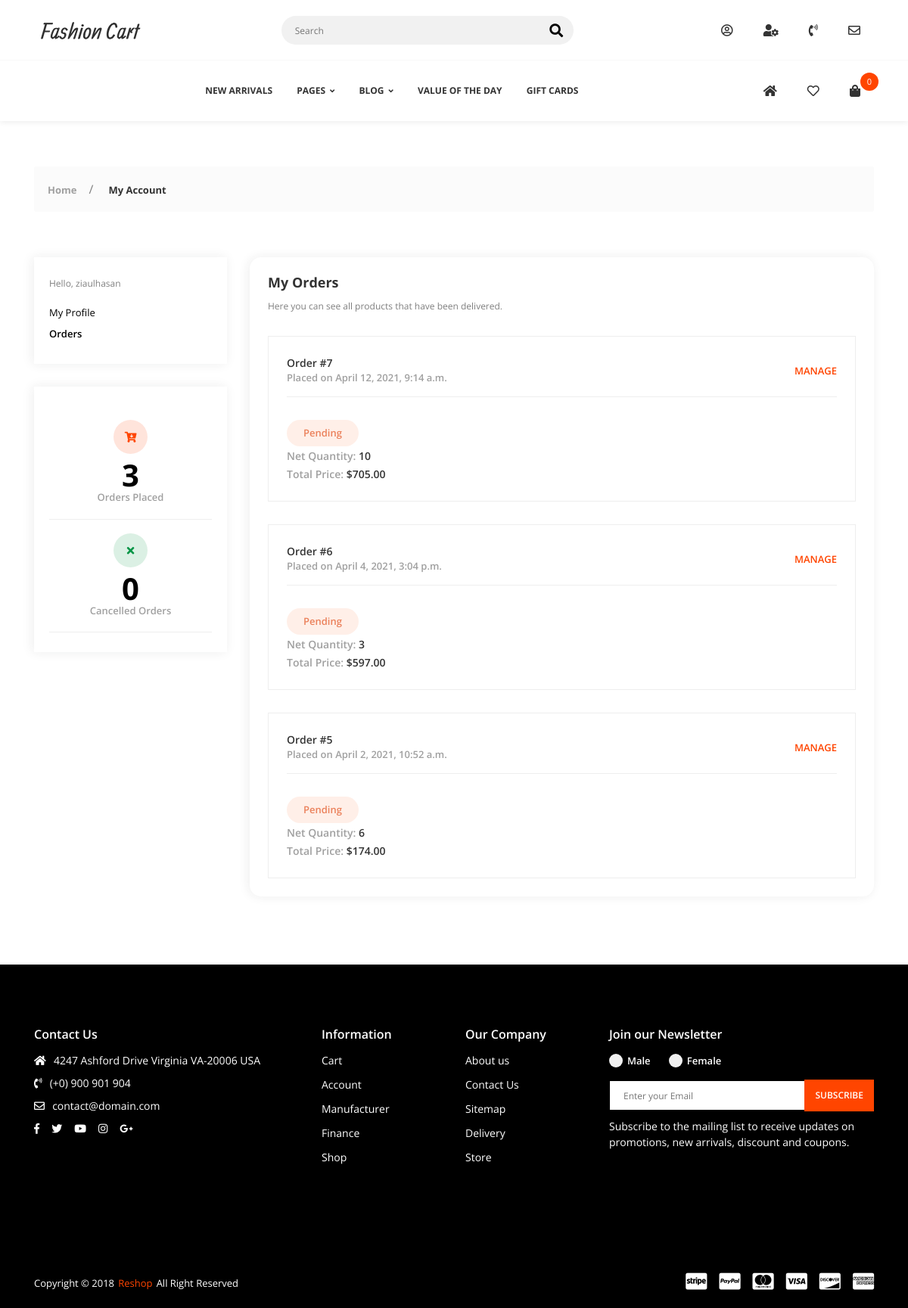
The page /account/orders (signed in) on the database as committed earlier.
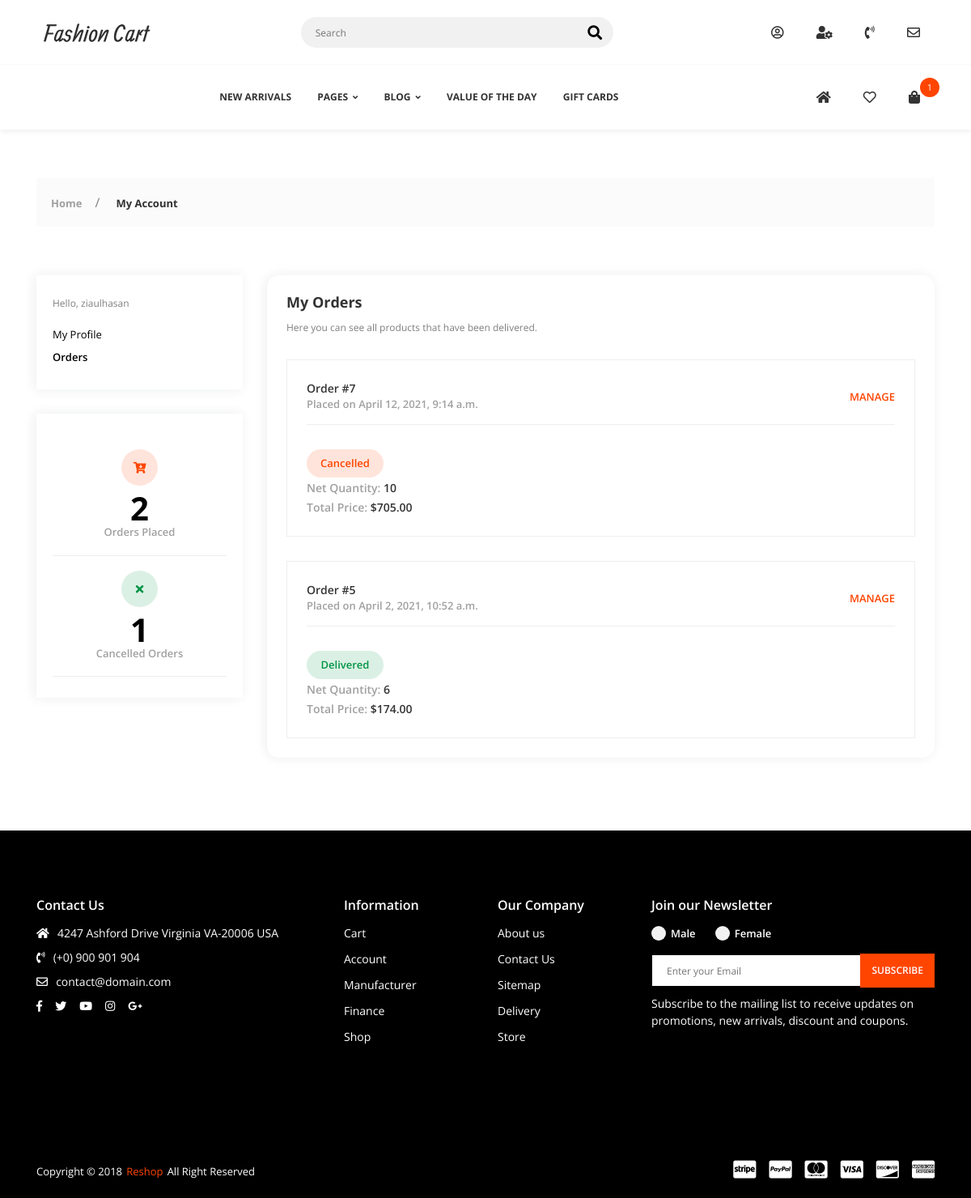
The same page on the database as committed later.
### core/models/order.py (models this page shows, shortened)
class Order(models.Model):
    customer: Customer = models.ForeignKey(Customer, on_delete=models.CASCADE)
    date_ordered: datetime = models.DateTimeField(null=True, blank=True)
    date_delivered: datetime = models.DateTimeField(null=True, blank=True)
    cancellion_reason: str = models.CharField(max_length=500, null=True, blank=True)
    status = models.IntegerField(default=OrderStatusChoices.NOT_ORDERED, choices=OrderStatusChoices.choices)
    shipping = models.OneToOneField(ShippingAndBilling, on_delete=models.CASCADE, null=True, blank=True, related_name="orders")
    def get_status(self) -> str:
        for item in OrderStatusChoices.choices:
            if item[0] == self.status:
                return item[1]
    @property
    def items_count(self):
        count = 0
        for item in self.order_items.all():
            assert isinstance(item, OrderItem)
            count += item.quantity
        return count
    @property
    def total_price(self) -> float:
        total = 0;
        for item in self.order_items.all().select_related("product"):
            total += item.get_net_price()
        return total
    def get_items(self):
        return self.order_items.all().select_related("product")

class OrderItem(models.Model):
    order: Order = models.ForeignKey(Order, on_delete=models.CASCADE, related_name="order_items", null=True);
    product: Product = models.ForeignKey(Product, on_delete=models.CASCADE, related_name="order_items")
    quantity: int = models.IntegerField(default=1)
    def get_net_price(self) -> float:
        return self.product.get_price() * self.quantity

### core/models/customer.py (models this page shows, shortened)
class Customer(models.Model):
    user: User = models.OneToOneField(User, on_delete=models.CASCADE)
    def get_placed_order_count(self) -> int:
        return self.order_set.filter(date_ordered__isnull=False).count()
    def get_cancelled_order_count(self) -> int:
        return self.order_set.filter(status=OrderStatusChoices.CANCELLED).count()

### core/models/product.py (models this page shows, shortened)
class Product(models.Model):
    title = models.CharField(max_length=500)
    summary = models.TextField(max_length=1000)
    description = RichTextUploadingField(null=True, blank=True)
    thumbnail = models.ImageField(upload_to="product_thumbnails/")
    price = models.DecimalField(max_digits=12, decimal_places=2)
    discount_price = models.DecimalField(max_digits=12, decimal_places=2, null=True, blank=True)
    timestamp = models.DateTimeField(auto_now_add=True)
    categories = models.ManyToManyField(Category, related_name="products", blank=True)
    for_gender = models.CharField(max_length=10, choices=gender_choices, default="men")
    sold = models.IntegerField(default=0)
    url = models.SlugField(unique=True, null=True, blank=True)
    def get_price(self) -> float:
        if self.discount_price:
            return self.discount_price
        return self.price

### decorators/authorization.py (the view)
    def wrapper(request: HttpRequest, *args, **kwargs) -> HttpResponse:
        if request.user.is_authenticated:
            return func(request, *args, **kwargs)
        else:
            return redirect(reverse("accounts:login") + f"?returnurl={request.path}")

### accounts/views.py (called while the page is built)
@only_authorized
def orders(request: HttpRequest) -> HttpResponse:
    context: Dict[str, object] = dict()
    context["orders"] = Order.objects.filter(date_ordered__isnull=False).order_by("-date_ordered")
    return render(request, "accounts/orders.html", context)

### midllewares/cart.py (called while the page is built)
    def __call__(self, request: HttpRequest):
        if request.user.is_authenticated:
            order, created = Order.objects.get_or_create(
                customer=request.user.customer, date_ordered__isnull=True)
            request.cart = order
        response = self.get_response(request)
        return response

### templates/accounts/orders.html (shortened to what the changed rows need)
<!DOCTYPE html>
<html class="no-js" lang="en">
<head>
    <link rel="stylesheet" href="/static/css/vendor.css">
    <link rel="stylesheet" href="/static/css/utility.css">
    <link rel="stylesheet" href="/static/css/app.css">
</head>
<body class="config">
    <div id="app">
        <header class="header--style-1 header--box-shadow">
            {% include 'components/secondary-nav-2.html' %}
        </header>
        <div class="app-content">
            <div class="u-s-p-b-60">
                <div class="section__content">
                    <div class="dash">
                        <div class="container">
                            <div class="row">
                                {% include 'components/dashboard_menu.html' %}
                                <div class="col-lg-9 col-md-12">
                                    <div class="dash__box dash__box--shadow dash__box--radius dash__box--bg-white u-s-m-b-30">
                                        <div class="dash__pad-2">
                                            <h1 class="dash__h1 u-s-m-b-14">My Orders</h1>
                                            <div class="m-order__list">
                                                {% for order in orders %}
                                                <div class="m-order__get">
                                                    <div class="manage-o__header u-s-m-b-30">
                                                        <div class="dash-l-r">
                                                            <div>
                                                                <div class="manage-o__text-2 u-c-secondary">Order #{{ order.id }}</div>
                                                                <div class="manage-o__text u-c-silver">Placed on {{ order.date_ordered }}</div>
                                                            </div>
                                                            <div>
                                                                <div class="dash__link dash__link--brand">
                                                                    <a href="dash-manage-order.html">MANAGE</a></div>
                                                            </div>
                                                        </div>
                                                    </div>
                                                    <div class="manage-o__description">
                                                        <div class="description__info-wrap">
                                                            <div>
                                                                {% if order.status == 3 %}
                                                                <span class="manage-o__badge badge--shipped">{{ order.get_status }}</span>
                                                                {% elif order.status == 2 %}
                                                                <span class="manage-o__badge badge--processing">{{ order.get_status }}</span>
                                                                {% elif order.status == 1 %}
                                                                <span class="manage-o__badge badge--pending">{{ order.get_status }}</span>
                                                                {% else %}
                                                                <span class="manage-o__badge badge--delivered">{{ order.get_status }}</span>
                                                                {% endif %}
                                                            </div>
                                                            <div>
                                                                <span class="manage-o__text-2 u-c-silver">Net Quantity:
                                                                    <span class="manage-o__text-2 u-c-secondary">{{ order.items_count }}</span>
                                                                </span>
                                                            </div>
                                                            <div>
                                                                <span class="manage-o__text-2 u-c-silver">Total Price:
                                                                    <span class="manage-o__text-2 u-c-secondary">${{ order.total_price }}</span></span></div>
                                                        </div>
                                                    </div>
                                                </div>
                                                {% endfor %}
                                            </div>
                                        </div>
                                    </div>
                                </div>
                            </div>
                        </div>
                    </div>
                </div>
            </div>
        </div>
    </div>
</body>
</html>

### templates/components/secondary-nav-2.html (shortened to what this page needs)
<nav class="secondary-nav-wrapper">
    <div class="container">
        <div class="secondary-nav">
            <div class="menu-init" id="navigation2">
                <div class="ah-lg-mode">
                    <ul class="ah-list ah-list--design2 ah-list--link-color-secondary">
                        <li>
                            <a href="shop-side-version-2.html">NEW ARRIVALS</a>
                        </li>
                        <li class="has-dropdown">
                            <a>PAGES<i class="fas fa-angle-down u-s-m-l-6"></i></a>
                        </li>
                        <li class="has-dropdown">
                            <a>BLOG<i class="fas fa-angle-down u-s-m-l-6"></i></a>
                        </li>
                        <li>
                            <a href="shop-side-version-2.html">VALUE OF THE DAY</a>
                        </li>
                        <li>
                            <a href="shop-side-version-2.html">GIFT CARDS</a>
                        </li>
                    </ul>
                </div>
            </div>
            <div class="menu-init" id="navigation3">
                <div class="ah-lg-mode">
                    <ul class="ah-list ah-list--design1 ah-list--link-color-secondary">
                        <li>
                            <a href="{% url 'core:index' %}"><i class="fas fa-home"></i></a>
                        </li>
                        {% if request.user.is_authenticated %}
                        <li>
                            <a href="wishlist.html"><i class="far fa-heart"></i>
                            </a>
                        </li>
                        {% if request.path != "/cart" %}
                        <li class="has-dropdown">
                                <a class="mini-cart-shop-link" href="{% url 'core:cart' %}?returnurl={{ request.path }}"><i
                                        class="fas fa-shopping-bag"></i>
                                    <span class="total-item-round">{{ request.cart.items_count }}</span>
                                </a>
                        </li>
                        {% endif %}
                        {% endif %}
                    </ul>
                </div>
            </div>
        </div>
    </div>
</nav>

### templates/components/dashboard_menu.html (shortened to what this page needs)
<div class="col-lg-3 col-md-12">
    <div class="dash__box dash__box--bg-white dash__box--shadow u-s-m-b-30">
        <div class="dash__pad-1">
            <span class="dash__text u-s-m-b-16">Hello, {{ request.user.username }}</span>
            <ul class="dash__f-list">
                <li>
                    {% url 'accounts:profile' as profile %}
                    {% url 'accounts:orders' as orders %}
                    <a
                    href="{{ profile }}">My Profile</a>
                </li>
                <li>
                    <a
                    {% if request.path == orders %}
                        class="dash-active"
                    {% endif %}
                    href="{{ orders }}">Orders</a>
                </li>
            </ul>
        </div>
    </div>
    <div class="dash__box dash__box--bg-white dash__box--shadow dash__box--w">
        <div class="dash__pad-1">
            <ul class="dash__w-list">
                <li>
                    <div class="dash__w-wrap">
                        <span class="dash__w-icon dash__w-icon-style-1"><i class="fas fa-cart-arrow-down"></i></span>
                        <span class="dash__w-text">{{ request.user.customer.get_placed_order_count }}</span>
                        <span class="dash__w-name">Orders Placed</span>
                    </div>
                </li>
                <li>
                    <div class="dash__w-wrap">
                        <span class="dash__w-icon dash__w-icon-style-2"><i class="fas fa-times"></i></span>
                        <span class="dash__w-text">{{ request.user.customer.get_cancelled_order_count }}</span>
                        <span class="dash__w-name">Cancelled Orders</span>
                    </div>
                </li>
            </ul>
        </div>
    </div>
</div>

Rows that differ between the two databases and show on the page:
removed Order: id "6", date_ordered "April 4, 2021, 3:04 p.m.", get_status "Pending", items_count "3", total_price "597.00"
computed for Order (number 1 of 3 on the later page): cart.items_count "0" → "1"
changed Order id 7: status 1 → -1 (drawn); get_status "Pending" → "Cancelled"
changed Order id 5: status 1 → 3 (drawn); get_status "Pending" → "Delivered"
Other text that changed with them:
{{ request.user.customer.get_placed_order_count }}: "3" → "2"
{{ request.user.customer.get_cancelled_order_count }}: "0" → "1"
